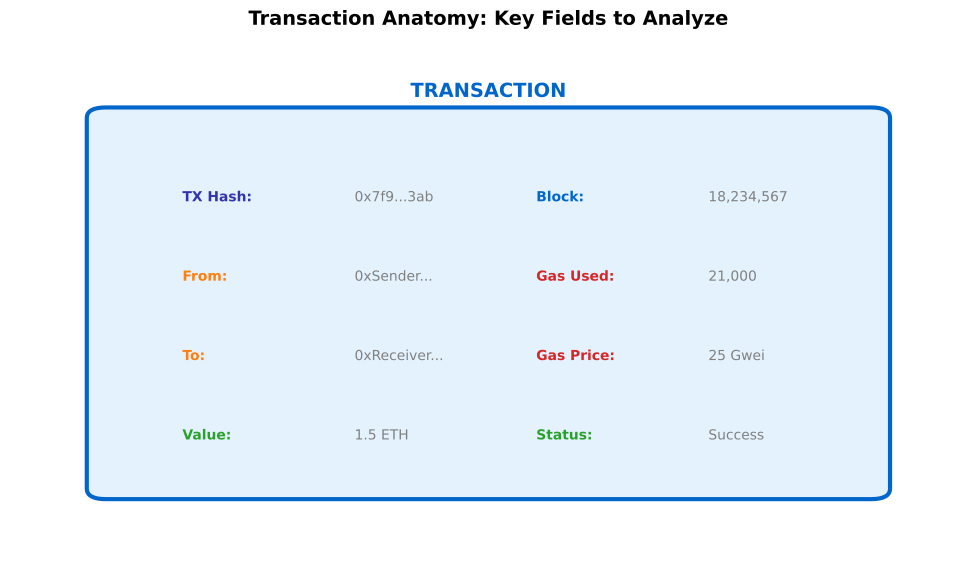

Reproduce this figure in Python.
"""
Transaction Anatomy
Components of a blockchain transaction
"""

import matplotlib.pyplot as plt
import matplotlib.patches as mpatches
from pathlib import Path

CHART_METADATA = {
    'title': 'TX Anatomy',
    'url': 'https://github.com/Digital-AI-Finance/Blockchain_Crypto/tree/main/Module_A_Blockchain_Foundations/L12_Lab_Block_Explorer/charts/02_transaction_anatomy'
}

plt.rcParams.update({
    'font.size': 14,
    'axes.labelsize': 14,
    'axes.titlesize': 16,
    'xtick.labelsize': 12,
    'ytick.labelsize': 12,
    'legend.fontsize': 12,
    'figure.figsize': (10, 6),
    'figure.dpi': 150
})

MLPURPLE = '#3333B2'
MLBLUE = '#0066CC'
MLORANGE = '#FF7F0E'
MLGREEN = '#2CA02C'
MLRED = '#D62728'

fig, ax = plt.subplots(figsize=(10, 6))

# Transaction box
main_rect = mpatches.FancyBboxPatch((0.1, 0.15), 0.8, 0.7,
                                     boxstyle="round,pad=0.02",
                                     facecolor='#E3F2FD', edgecolor=MLBLUE, linewidth=3)
ax.add_patch(main_rect)
ax.text(0.5, 0.9, 'TRANSACTION', ha='center', va='center', fontsize=14, fontweight='bold', color=MLBLUE)

# Components
components = [
    (0.18, 0.7, 'TX Hash', '0x7f9...3ab', MLPURPLE),
    (0.18, 0.55, 'From', '0xSender...', MLORANGE),
    (0.18, 0.4, 'To', '0xReceiver...', MLORANGE),
    (0.18, 0.25, 'Value', '1.5 ETH', MLGREEN),
    (0.55, 0.7, 'Block', '18,234,567', MLBLUE),
    (0.55, 0.55, 'Gas Used', '21,000', MLRED),
    (0.55, 0.4, 'Gas Price', '25 Gwei', MLRED),
    (0.55, 0.25, 'Status', 'Success', MLGREEN),
]

for x, y, label, value, color in components:
    ax.text(x, y, f'{label}:', ha='left', va='center', fontsize=10, fontweight='bold', color=color)
    ax.text(x + 0.18, y, value, ha='left', va='center', fontsize=10, color='gray')

ax.set_xlim(0, 1)
ax.set_ylim(0, 1)
ax.axis('off')

ax.set_title('Transaction Anatomy: Key Fields to Analyze', fontweight='bold', fontsize=14, pad=10)

plt.tight_layout()
output_path = Path(__file__).parent / 'chart.pdf'
plt.savefig(output_path, bbox_inches='tight', dpi=300)
print(f"Chart saved to: {output_path.absolute()}")
plt.close()
